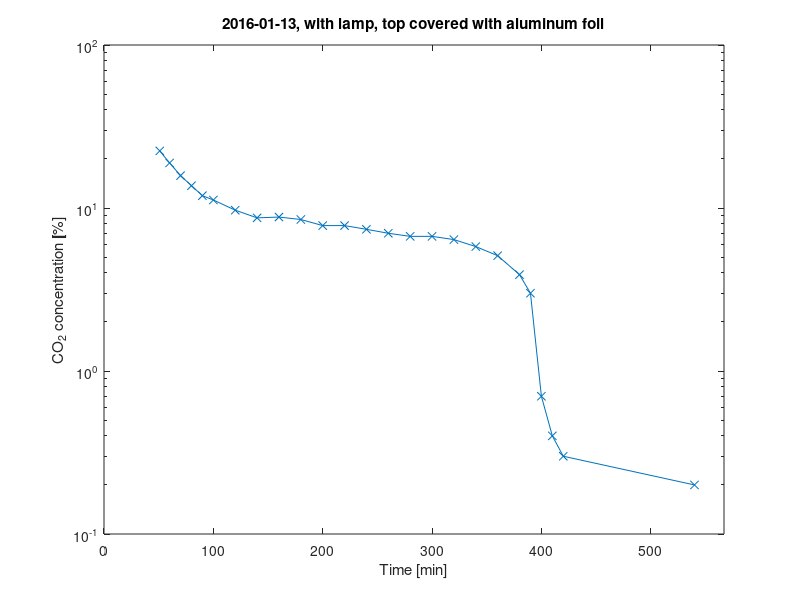

MATLAB code to generate this figure:
% matlab script to plot CO2 concentration in a trash bin (~40cm diameter, 70cm height) in which some dry ice was placed
vals20160113 = [
    540 0.2
    420 0.3
    410 0.4
    400 0.7
    390 3.0
    380 3.9
    360 5.1
    340 5.8
    320, 6.4
    300 6.7
    280 6.7
    260 7
    240 7.4
    220 7.8
    200 7.8
    180 8.5
    160 8.8
    140 8.7
    120, 9.7
    100 11.2
    90 11.9
    80 13.7
    70, 15.8
    60, 18.9
    51, 22.4
];

vals = vals20160113;
semilogy(vals(:,1), vals(:,2), 'x-');
xlim([0, max(vals(:,1)) * 1.05]);
xlabel ('Time [min]');
ylabel ('CO_2 concentration [%]');
title('2016-01-13, with lamp, top covered with aluminum foil');
